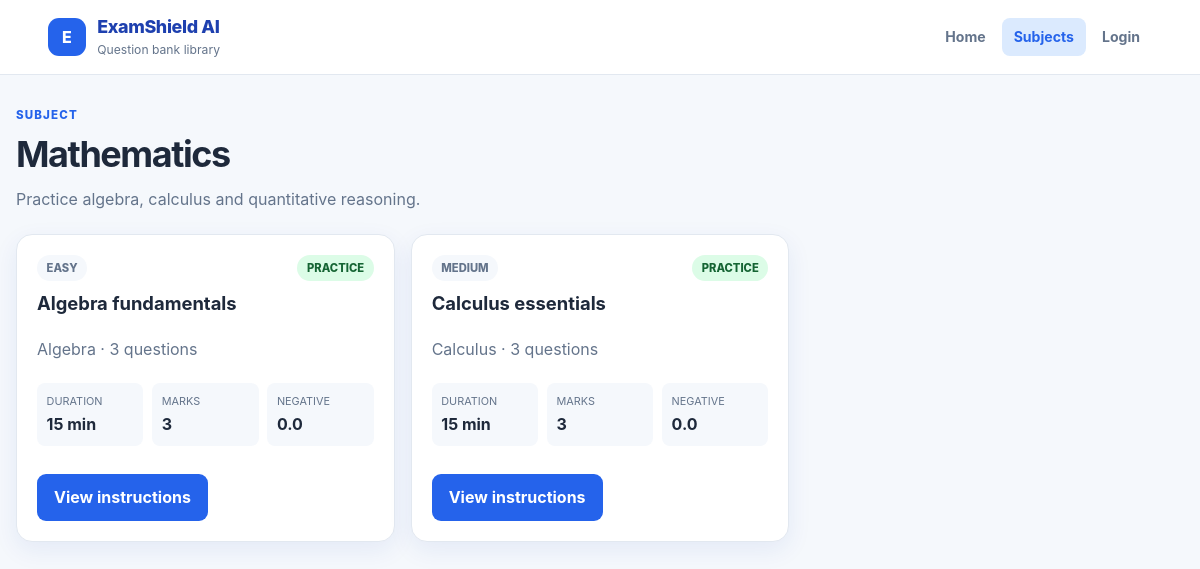
Screenshot of /subject/1 with the database file from the repository.
### tables this page shows
CREATE TABLE subjects (
    subject_id INTEGER PRIMARY KEY AUTOINCREMENT,
    name TEXT NOT NULL UNIQUE,
    description TEXT NOT NULL DEFAULT '',
    icon TEXT NOT NULL DEFAULT 'book'
);

CREATE TABLE exams (
    exam_id INTEGER PRIMARY KEY AUTOINCREMENT,
    bank_id INTEGER NOT NULL,
    name TEXT NOT NULL,
    duration_minutes INTEGER NOT NULL DEFAULT 30,
    max_marks INTEGER NOT NULL DEFAULT 0,
    difficulty TEXT NOT NULL DEFAULT 'Mixed',
    negative_marking REAL NOT NULL DEFAULT 0,
    mode TEXT NOT NULL DEFAULT 'practice', department TEXT NOT NULL DEFAULT '', status TEXT NOT NULL DEFAULT 'published', semester TEXT NOT NULL DEFAULT '', academic_year TEXT NOT NULL DEFAULT '', description TEXT NOT NULL DEFAULT '', instructions TEXT NOT NULL DEFAULT '', pass_marks REAL NOT NULL DEFAULT 0, start_time TIMESTAMP, end_time TIMESTAMP, randomize_questions INTEGER NOT NULL DEFAULT 0, randomize_options INTEGER NOT NULL DEFAULT 0, allow_multiple_attempts INTEGER NOT NULL DEFAULT 0, created_by INTEGER, sections_json TEXT NOT NULL DEFAULT '[]',
    FOREIGN KEY(bank_id) REFERENCES question_banks(bank_id) ON DELETE CASCADE
);

### backend/routes/learning_routes.py (the view)
@learning_bp.route("/subject/<int:subject_id>")
def subject_detail(subject_id: int):
    db_manager.init_db()
    subject = db_manager.get_subject(subject_id)
    if subject is None:
        return "Subject not found", 404
    return render_template(
        "exams.html",
        page_title=subject["name"],
        subject=subject,
        exams=db_manager.list_exams(subject_id),
    )

### backend/database/db_manager.py (called while the page is built, shortened)
    @contextmanager
    def get_connection(self) -> Generator[sqlite3.Connection, None, None]:
        self.db_path.parent.mkdir(parents=True, exist_ok=True)
        connection = sqlite3.connect(self.db_path)
        connection.row_factory = sqlite3.Row
        try:
            connection.execute("PRAGMA foreign_keys = ON")
            yield connection
            connection.commit()
        except Exception:
            connection.rollback()
            raise
        finally:
            connection.close()

    @staticmethod
    def _seed_grade_boundaries(conn: sqlite3.Connection) -> None:
        try:
            count = conn.execute("SELECT COUNT(*) AS c FROM grade_boundaries").fetchone()["c"]
        except Exception:
            return

    @staticmethod
    def _seed_bank_questions(conn: sqlite3.Connection) -> None:
        try:
            count = conn.execute("SELECT COUNT(*) AS c FROM bank_questions").fetchone()["c"]
        except Exception:
            return

    def get_subject(self, subject_id: int) -> Optional[dict]:
        with self.get_connection() as conn:
            row = conn.execute("SELECT * FROM subjects WHERE subject_id = ?", (subject_id,)).fetchone()
            return dict(row) if row else None

    def list_exams(self, subject_id: int) -> list[dict]:
        with self.get_connection() as conn:
            rows = conn.execute(
                """
                SELECT e.*, qb.name AS bank_name, s.name AS subject_name,
                       COUNT(q.question_id) AS question_count
                FROM exams e
                JOIN question_banks qb ON qb.bank_id = e.bank_id
                JOIN subjects s ON s.subject_id = qb.subject_id
                LEFT JOIN questions q ON q.exam_id = e.exam_id
                WHERE s.subject_id = ?
                GROUP BY e.exam_id ORDER BY e.name
                """,
                (subject_id,),
            ).fetchall()
            return [dict(row) for row in rows]

### frontend/templates/exams.html (shortened to what this page needs)
<!doctype html>
<html lang="en"><head><link rel="stylesheet" href="{{ url_for('static', filename='css/style.css') }}"></head>
<body><header class="site-header"><div class="brand-block"><div class="brand-mark">E</div><div><div class="brand-title">ExamShield AI</div><div class="brand-subtitle">Question bank library</div></div></div><nav class="nav-bar"><a href="{{ url_for('index') }}">Home</a><a class="nav-active" href="{{ url_for('learning.subjects') }}">Subjects</a><a href="{{ url_for('auth.login') }}">Login</a></nav></header>
<main class="dashboard-shell"><div class="reports-header"><p class="eyebrow">Subject</p><h1>{{ subject.name }}</h1><p class="message">{{ subject.description }}</p></div><div class="exam-grid">{% for exam in exams %}<article class="dashboard-card exam-card"><div class="card-header-row"><span class="status-badge status-neutral">{{ exam.difficulty }}</span><span class="status-badge status-success">{{ exam.mode|capitalize }}</span></div><h2>{{ exam.name }}</h2><p class="message">{{ exam.bank_name }} · {{ exam.question_count }} questions</p><dl class="exam-facts"><div><dt>Duration</dt><dd>{{ exam.duration_minutes }} min</dd></div><div><dt>Marks</dt><dd>{{ exam.max_marks }}</dd></div><div><dt>Negative</dt><dd>{{ exam.negative_marking }}</dd></div></dl><a class="primary-button" href="{{ url_for('learning.exam_instructions', exam_id=exam.exam_id) }}">View instructions</a></article>{% else %}<p class="empty-state">No examinations are available for this subject yet.</p>{% endfor %}</div></main></body></html>

### frontend/static/css/style.css (style rules this page uses)
:root { --primary: #2563eb; --primary-dark: #1e40af; --primary-soft: #dbeafe; --page: #f5f8fc; --surface: #ffffff; --text: #1e293b; --muted: #64748b; --border: #e2e8f0; --success: #16a34a; --warning: #f59e0b; --danger: #dc2626; --shadow: 0 8px 24px rgba(30, 64, 175, 0.08); }
* { box-sizing: border-box; }
html { scroll-behavior: smooth; }
body { margin: 0; min-width: 320px; background: var(--page); color: var(--text); font-family: "Inter", "Segoe UI", Arial, sans-serif; line-height: 1.5; }
a, button, input { font: inherit; }
a { color: var(--primary); }
.site-header { position: sticky; top: 0; z-index: 20; display: flex; align-items: center; justify-content: space-between; gap: 1.5rem; min-height: 72px; padding: 0.9rem clamp(1rem, 4vw, 3rem); background: rgba(255, 255, 255, 0.96); border-bottom: 1px solid var(--border); }
.brand-block { display: flex; align-items: center; gap: 0.7rem; }
.brand-mark { display: grid; place-items: center; width: 38px; height: 38px; color: #fff; background: var(--primary); border-radius: 11px; font-weight: 800; }
.brand-title { color: var(--primary-dark); font-size: 1.12rem; font-weight: 800; letter-spacing: -0.02em; }
.brand-subtitle { color: var(--muted); font-size: 0.76rem; }
.nav-bar { display: flex; flex-wrap: wrap; gap: 0.25rem; }
.nav-bar a { padding: 0.55rem 0.75rem; color: var(--muted); border-radius: 8px; text-decoration: none; font-size: 0.88rem; font-weight: 650; }
.nav-bar a:hover, .nav-bar a.nav-active { color: var(--primary); background: var(--primary-soft); }
.page-shell, .dashboard-shell, .reports-shell, .about-shell, .settings-shell { width: min(1240px, calc(100% - 2rem)); margin: 0 auto; }
.dashboard-shell, .reports-shell, .about-shell, .settings-shell { padding: 2rem 0 3rem; }
.eyebrow, .card-kicker { margin: 0 0 0.55rem; color: var(--primary); font-size: 0.72rem; font-weight: 800; letter-spacing: 0.1em; text-transform: uppercase; }
h1, h2, h3 { line-height: 1.2; }
h1 { margin: 0; font-size: clamp(1.75rem, 3vw, 2.5rem); letter-spacing: -0.04em; }
h2 { margin: 0; font-size: 1.15rem; }
.message { margin: 0.7rem 0 0; color: var(--muted); }
.hero-card, .auth-card, .reports-table-shell, .settings-section, .about-section, .dashboard-card { background: var(--surface); border: 1px solid var(--border); border-radius: 16px; box-shadow: var(--shadow); }
.primary-button, .secondary-button { display: inline-flex; align-items: center; justify-content: center; gap: 0.45rem; min-height: 42px; padding: 0.65rem 1rem; border-radius: 9px; font-weight: 750; border: 1px solid transparent; transition: background 0.15s ease, transform 0.15s ease; }
.primary-button { color: #fff; background: var(--primary); }
.dashboard-intro, .reports-header, .settings-header, .about-hero { margin-bottom: 1.4rem; }
.dashboard-card { padding: 1.25rem; }
.card-header-row { display: flex; align-items: center; justify-content: space-between; gap: 1rem; }
.live-indicator, .status-badge, .status-badge-small { display: inline-flex; align-items: center; gap: 0.35rem; padding: 0.3rem 0.6rem; border-radius: 999px; font-size: 0.7rem; font-weight: 800; text-transform: uppercase; }
.status-neutral { color: var(--muted); background: var(--page); }
.status-success { color: #166534; background: #dcfce7; }
.subject-grid, .exam-grid, .result-grid { display: grid; grid-template-columns: repeat(3, minmax(0, 1fr)); gap: 1rem; }
.subject-card h2, .subject-card h3, .exam-card h2 { margin: 0; }
.subject-card .secondary-button, .exam-card .primary-button { width: fit-content; margin-top: 0.35rem; text-decoration: none; }
.exam-card { display: grid; gap: 0.7rem; }
.exam-facts, .result-facts { display: grid; grid-template-columns: repeat(3, 1fr); gap: 0.55rem; margin: 0.7rem 0; }
.exam-facts div, .result-facts div { padding: 0.6rem; background: var(--page); border-radius: 8px; }
.exam-facts dt, .result-facts dt, .student-details dt { color: var(--muted); font-size: 0.68rem; text-transform: uppercase; }
.exam-facts dd, .result-facts dd { margin: 0.2rem 0 0; font-weight: 750; }

### rows the page displays
subjects: name "Mathematics", description "Practice algebra, calculus and quantitative reasoning."
exams: difficulty "EASY", mode "PRACTICE", name "Algebra fundamentals", bank_name "Algebra", question_count "3", duration_minutes "15", max_marks "3", negative_marking "0.0"
exams: difficulty "MEDIUM", mode "PRACTICE", name "Calculus essentials", bank_name "Calculus", question_count "3", duration_minutes "15", max_marks "3", negative_marking "0.0"
